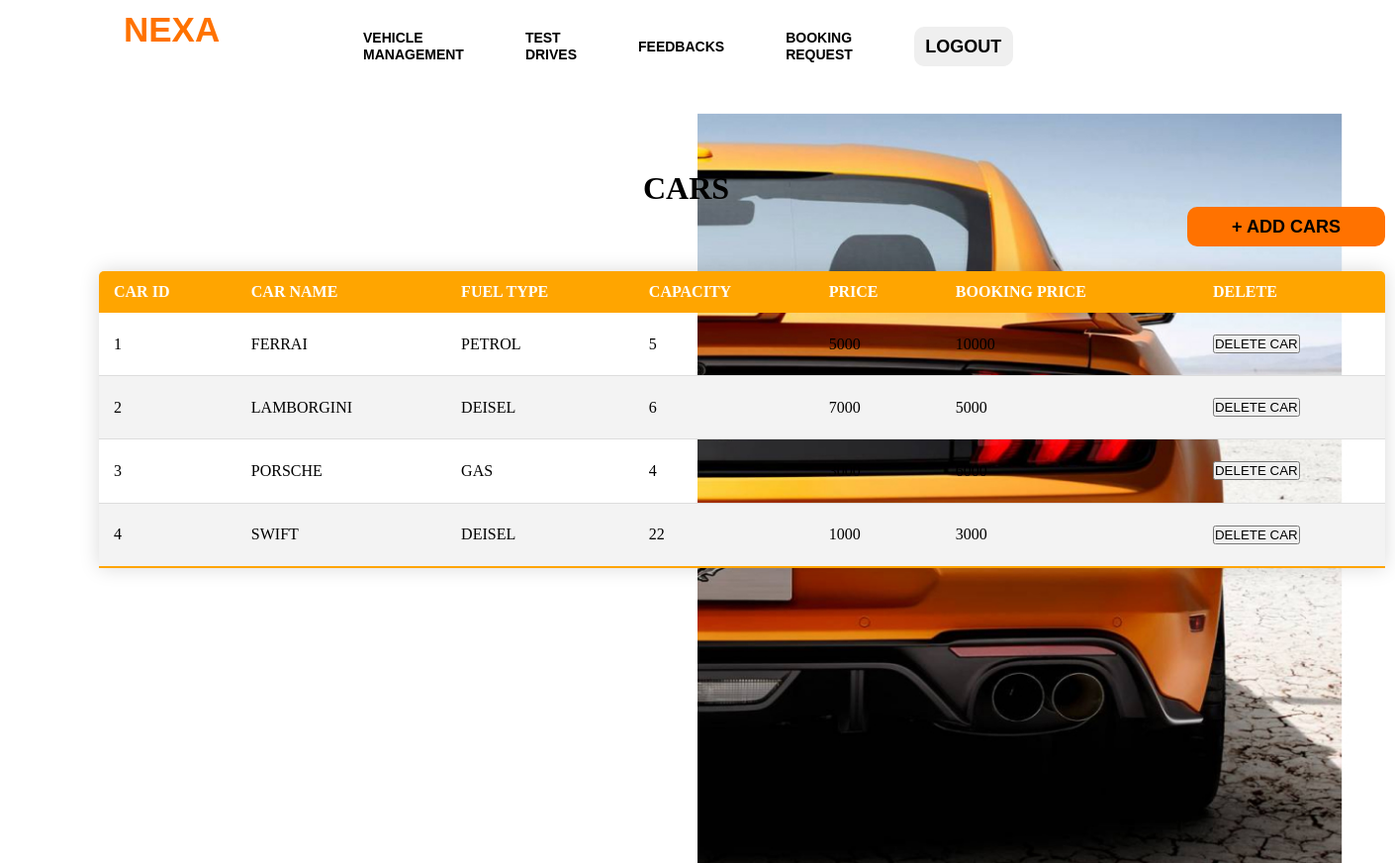
The app's page /adminvehicle.php with its own data.
### tables this page shows
CREATE TABLE `cars` (
  `CAR_ID` int(11) NOT NULL,
  `CAR_NAME` varchar(255) NOT NULL,
  `FUEL_TYPE` varchar(255) NOT NULL,
  `CAPACITY` int(11) NOT NULL,
  `PRICE` int(11) NOT NULL,
  `BOOKING_PRICE` int(11) NOT NULL,
  `CAR_IMG` varchar(255) NOT NULL,
  `AVAILABLE` varchar(255) NOT NULL
);

### adminvehicle.php (the view, shortened to what this page needs)
<!DOCTYPE html>
<html lang="en">
<head>
</head>
<body>
<?php
require_once('connection.php');
$query="SELECT *from cars";
$queryy=mysqli_query($con,$query);
?>
<div class="hai">
        <div class="navbar">
            <div class="icon">
                <h2 class="logo">NEXA</h2>
            </div>
            <div class="menu">
                <ul>
                    <li><a href="adminvehicle.php">VEHICLE MANAGEMENT</a></li>
                    <li><a href="adminusers.php">TEST DRIVES</a></li>
                    <li><a href="admindash.php">FEEDBACKS</a></li>
                    <li><a href="adminbook.php">BOOKING REQUEST</a></li>
                  <li> <button class="nn"><a href="index.php">LOGOUT</a></button></li>
                </ul>
            </div>
         </div>
         </div>
        <div>
            <h1 class="header">CARS</h1>
            <button class="add"><a href="addcar.php">+ ADD CARS</a></button>
            <div>
                <div>
                    <table class="content-table">
                <thead>
                    <tr>
                        <th>CAR ID</th>
                        <th>CAR NAME</th>
                        <th>FUEL TYPE</th>
                        <th>CAPACITY</th>
                        <th>PRICE</th>
                        <th>BOOKING PRICE</th>
                        <th>DELETE</th>
                    </tr>
                </thead>
                <tbody>
                <?php
                while($res=mysqli_fetch_array($queryy)){
                ?>
                <tr  class="active-row">
                    <td><?php echo $res['CAR_ID'];?></php></td>
                    <td><?php echo $res['CAR_NAME'];?></php></td>
                    <td><?php echo $res['FUEL_TYPE'];?></php></td>
                    <td><?php echo $res['CAPACITY'];?></php></td>
                    <td><?php echo $res['PRICE'];?></php></td>
                    <td><?php echo $res['BOOKING_PRICE'];?></php></td>
                    <td><button type="submit" class="but" name="approve"><a href="deletecar.php?id=<?php echo $res['CAR_ID']?>">DELETE CAR</a></button></td>
                </tr>
               <?php } ?>
                </tbody>
                </table>
                </div>
            </div>
        </div>
</body>
</html>

### adminvehicle.php (style rules this page uses)
* { margin: 0; padding: 0; }
.hai { width: 100%; background: linear-gradient(to top, rgba(0,0,0,0)50%, rgba(0,0,0,0)50%),url("../images/carbg2.jpg"); background-position: center; background-size: cover; height: 109vh; animation: infiniteScrollBg 50s linear infinite; }
.navbar { width: 1200px; height: 75px; margin: auto; }
.icon { width:200px; float: left; height : 70px; }
.logo { color: #ff7200; font-size: 35px; font-family: Arial; padding-left: 20px; float:left; padding-top: 10px; }
.menu { width: 400px; float: left; height: 70px; }
ul { float: left; display: flex; justify-content: center; align-items: center; }
ul li { list-style: none; margin-left: 62px; margin-top: 27px; font-size: 14px; }
ul li a { text-decoration: none; color: black; font-family: Arial; font-weight: bold; transition: 0.4s ease-in-out; }
.content-table { border-collapse: collapse; font-size: 1em; min-width: 400px; border-radius: 5px 5px 0 0; overflow: hidden; box-shadow:0 0 20px rgba(0,0,0,0.15); margin-left : 100px ; margin-top: 25px; width: 1300px; height: 300px; }
.content-table thead tr { background-color: orange; color: white; text-align: left; }
.content-table th, .content-table td { padding: 12px 15px; }
.content-table tbody tr { border-bottom: 1px solid #dddddd; }
.content-table tbody tr:nth-of-type(even) { background-color: #f3f3f3; }
.content-table tbody tr:last-of-type { border-bottom: 2px solid orange; }
.header { margin-top: -700px; margin-left: 650px; }
.nn { width:100px; border:none; height: 40px; font-size: 18px; border-radius: 10px; cursor: pointer; color:white; transition: 0.4s ease; }
.nn a { text-decoration: none; color: black; font-weight: bold; }
.add { width: 200px; height: 40px; background: #ff7200; border:none; font-size: 18px; border-radius: 10px; cursor: pointer; color:#fff; transition: 0.4s ease; margin-left: 1200px; }
.add a { text-decoration: none; color: black; font-weight: bolder; }
.but a { text-decoration: none; color: black; }

### records on screen
cars: CAR_ID "1", CAR_NAME "FERRAI", FUEL_TYPE "PETROL", CAPACITY "5", PRICE "5000", BOOKING_PRICE "10000"
cars: CAR_ID "2", CAR_NAME "LAMBORGINI", FUEL_TYPE "DEISEL", CAPACITY "6", PRICE "7000", BOOKING_PRICE "5000"
cars: CAR_ID "3", CAR_NAME "PORSCHE", FUEL_TYPE "GAS", CAPACITY "4", BOOKING_PRICE "6000"
cars: CAR_ID "4", CAR_NAME "SWIFT", FUEL_TYPE "DEISEL", CAPACITY "22", PRICE "1000", BOOKING_PRICE "3000"
